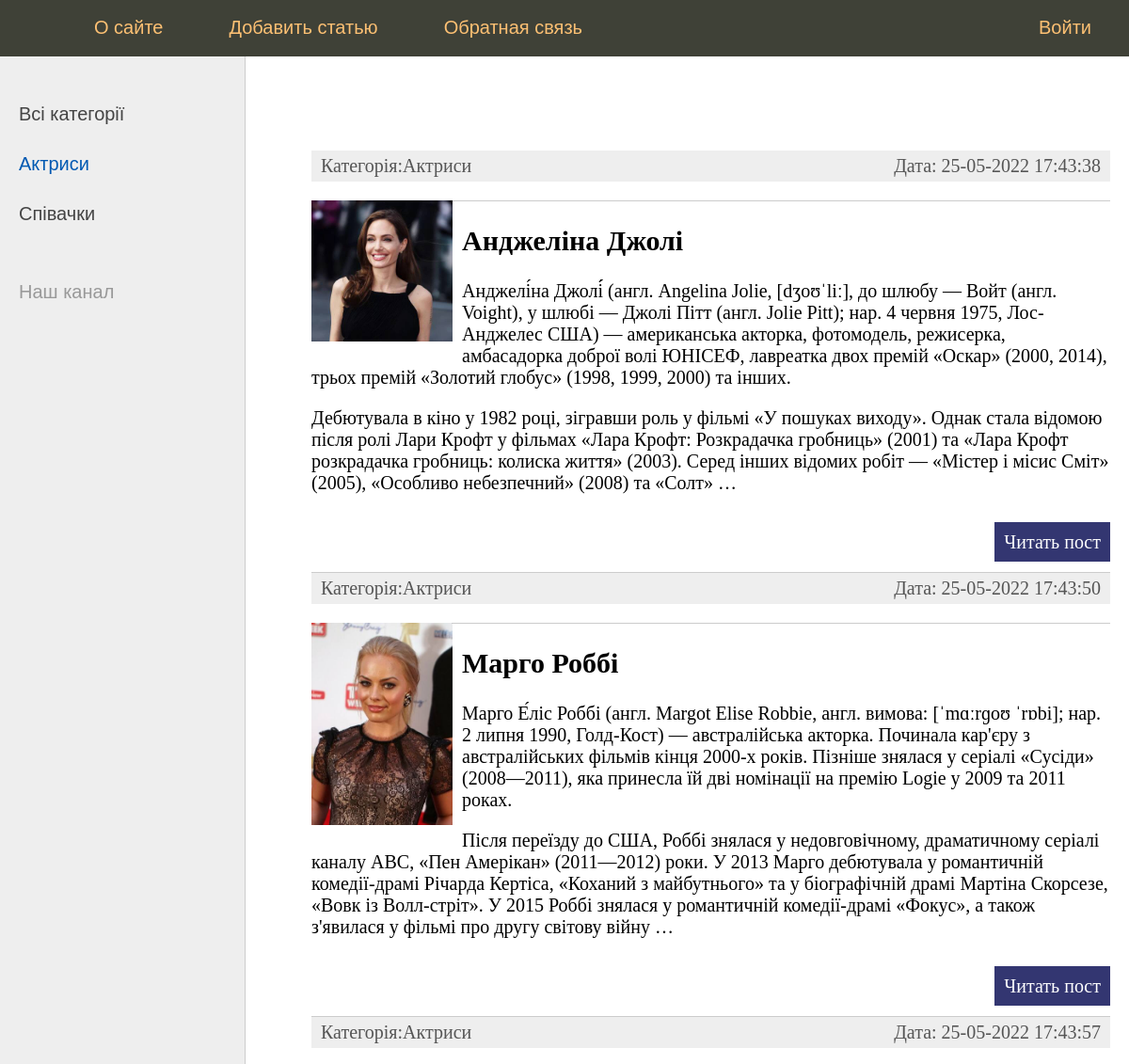
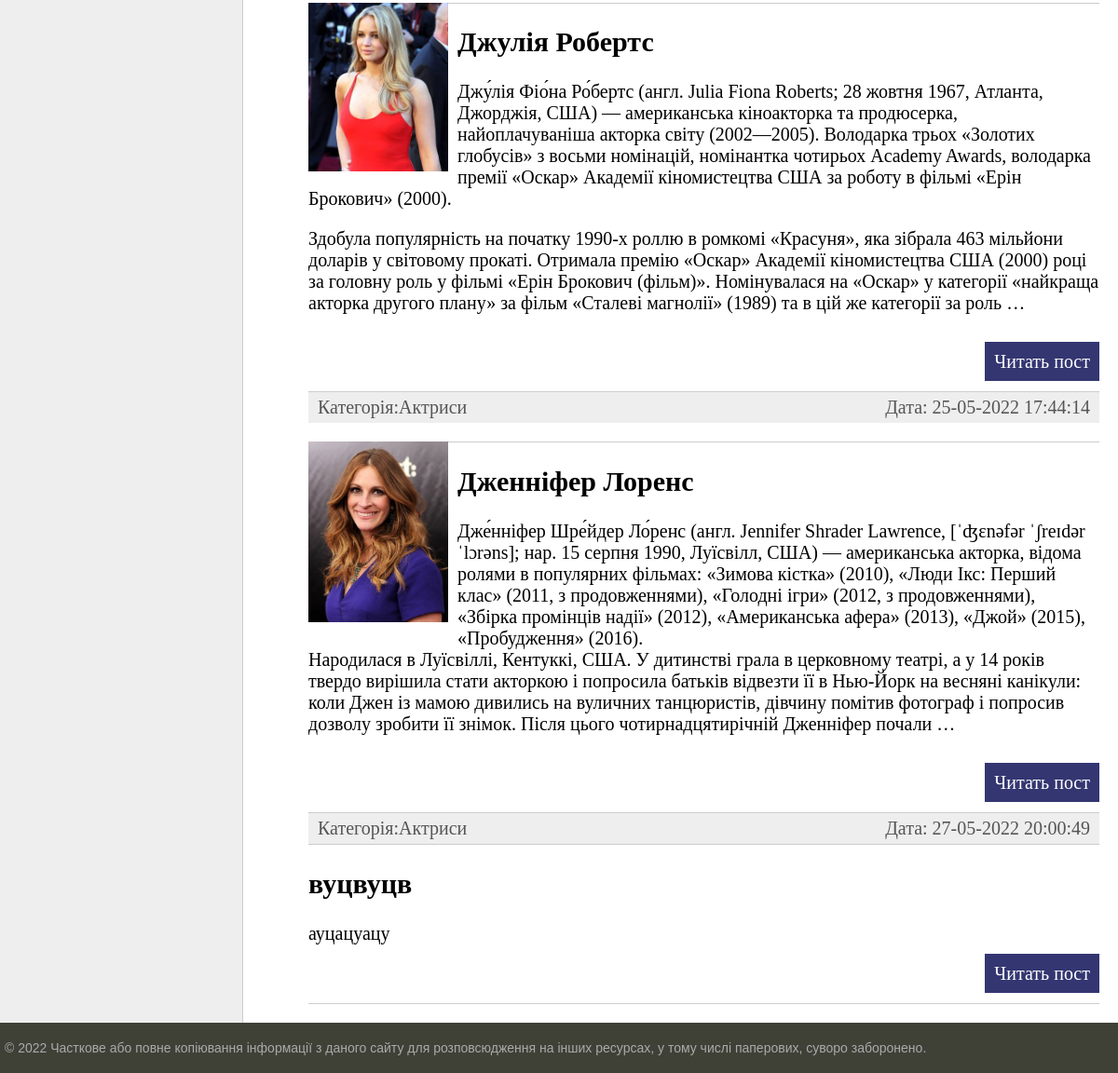
Page /category/1/ on the committed database (2 pictures, top to bottom).
### women/models.py (models this page shows, shortened)
class Category(models.Model):
     name = models.CharField(max_length=100, db_index=True, verbose_name = 'Категорія')
     def __str__(self):
         return self.name
     def get_absolute_url(self):
         return reverse('category', kwargs={'cat_id': self.pk})
     class Meta:
        verbose_name = 'Категорія'
        verbose_name_plural = 'Категорії'
        ordering = ['id']

class Women(models.Model):
    title = models.CharField(max_length=100, verbose_name='Заговолок')
    slug = models.SlugField(max_length=255, unique=True, db_index=True, verbose_name="URL")
    content = models.TextField(blank=True, verbose_name='Зміст')
    photo = models.ImageField(upload_to='photos/%Y/%m/%d/')
    time_create = models.DateTimeField(auto_now_add=True)
    time_update = models.DateTimeField(auto_now=True)
    is_published = models.BooleanField(default=True, verbose_name='Опубліковано')
    cat = models.ForeignKey('Category', on_delete=models.PROTECT, null=True, verbose_name='Категорія')
    def get_absolute_url(self):
        return reverse('post', kwargs={'post_id': self.pk})
    class Meta:
        verbose_name = 'Відомі жінки'
        verbose_name_plural = 'Відомі жінки'
        ordering = ['time_create', 'title']

### women/views.py (the view)
# urls.py: path('category/<int:cat_id>/', show_category, name='category')
def show_category(request, cat_id):
    posts = Women.objects.filter(cat_id=cat_id)
    if len(posts) == 0:
        raise Http404()
    contexst = {
        'posts': posts,
        'title': 'Головна сторінка',
        'cat_selected': cat_id
    }
    return render(request, 'women/index.html', contexst)

### women/templatetags/women_tags.py (called while the page is built)
@register.inclusion_tag('women/list_categories.html')
def show_categories(sort=None, cat_selected=0):
    if not sort:
        cats = Category.objects.all()
    else:
        cats = Category.objects.order_by(sort)
    return {'cats': cats, 'cat_selected': cat_selected}

@register.inclusion_tag('women/main_menu.html')
def main_menu():
    return {'menu': menu}

### women/templates/women/index.html (shortened to what this page needs)
{% extends 'women/base.html' %}
{% block content %}
<ul class="list-articles">
	{% for p in posts %}
    <li><div class="article-panel">
        <p class="first">Категорія:{{ p.cat }}</p>
        <p class="last">Дата: {{ p.time_update|date:"d-m-Y H:i:s" }}</p>
    </div>
    {% if p.photo %}
        <p><img class="img-article-left thumb" src="{{ p.photo.url }}"></p>
    {% endif %}
			<li><h2>{{p.title}}</h2>
	{% autoescape on %}
	{{ p.content|linebreaks|truncatewords:100 }}
	{% endautoescape %}
			<p class="link-read-post"><a href="{{ p.get_absolute_url }}">Читать пост</a></p>
			</li>
	{% endfor %}
</ul>
{% endblock %}

### women/templates/women/list_categories.html
{% for c in cats %}
    {% if c.pk == cat_selected %}
    <li class="selected">{{ c.name }}</li>
    {% else %}
       <li class="last"><a href="{{c.get_absolute_url}}">{{c.name}}</a></li>
    {% endif %}
        {% endfor %}

### women/static/women/css/styles.css (style rules this page uses)
html, body { font-family: 'Arial'; margin: 0; padding: 0; height: 100%; width: 100%; color: #444; }
a { color: #0059b2; text-decoration: none; }
img { max-width: 600px; height: auto; }
img.img-article-left { max-width: 300px; height: auto; float: left; padding: 0 10px 10px 0; }
img.img-article-left.thumb { max-width: 150px; height: auto; }
p.link-read-post { text-align: right; }
p.link-read-post a { padding: 10px; min-width: 100px; background: #333671; color: #fff; text-decoration: none; }
div.article-panel { background: #eee; padding: 5px 10px 5px 10px; box-sizing: border-box; overflow: hidden; color: #555; }
div.article-panel p.first { margin: 0; float: left; }
div.article-panel p.last { margin: 0; float: right; }
ul.list-articles { list-style: none; margin: 0; padding: 0; }
ul.list-articles li { border-bottom: 1px solid #ccc; }
.left-chapters ul li { margin: 30px 0 0 0; color: #999; }
.left-chapters ul li.selected { color: #0059b2; }
.left-chapters ul li a { color: #444; text-decoration: none; }

### rows in the picture
Category: name "Актриси"
Category: name "Співачки"
Women: cat "Актриси", time_update "25-05-2022 17:43:38", photo (picture), title "Анджеліна Джолі", content "Анджелі́на Джолі́́ (англ. Angelina Jolie, [dʒoʊˈliː], до шлюбу — Войт (англ. Voight), у шлюбі — Джолі Пітт (англ. Jolie Pitt); нар. 4 червня 1975, Лос-Анджелес США) — американська акторка, фотомодель, режисерка, амбасадорка доброї волі ЮНІСЕФ, лавреатка двох премій «Оскар» (2000, 2014), трьох премій «Золотий глобус» (1998, 1999, 2000) та інших. Дебютувала в кіно у 1982 році, зігравши роль у фільмі «У пошуках виходу». Однак стала відомою після ролі Лари Крофт у фільмах «Лара Крофт: Розкрадачка гробниць» (2001) та «Лара Крофт розкрадачка гробниць: колиска життя» (2003). Серед інших відомих робіт — «Містер і місис Сміт» (2005), «Особливо небезпечний» (2008) та «Солт» …"
Women: cat "Актриси", time_update "25-05-2022 17:43:50", photo (picture), title "Марго Роббі", content "Марго Е́ліс Роббі (англ. Margot Elise Robbie, англ. вимова: [ˈmɑːrɡoʊ ˈrɒbi]; нар. 2 липня 1990, Голд-Кост) — австралійська акторка. Починала кар'єру з австралійських фільмів кінця 2000-х років. Пізніше знялася у серіалі «Сусіди» (2008—2011), яка принесла їй дві номінації на премію Logie у 2009 та 2011 роках. Після переїзду до США, Роббі знялася у недовговічному, драматичному серіалі каналу ABC, «Пен Амерікан» (2011—2012) роки. У 2013 Марго дебютувала у романтичній комедії-драмі Річарда Кертіса, «Коханий з майбутнього» та у біографічній драмі Мартіна Скорсезе, «Вовк із Волл-стріт». У 2015 Роббі знялася у романтичній комедії-драмі «Фокус», а також з'явилася у фільмі про другу світову війну …"
Women: cat "Актриси", time_update "25-05-2022 17:43:57", photo (picture), title "Джулія Робертс", content "Джу́лія Фіо́на Ро́бертс (англ. Julia Fiona Roberts; 28 жовтня 1967, Атланта, Джорджія, США) — американська кіноакторка та продюсерка, найоплачуваніша акторка світу (2002—2005). Володарка трьох «Золотих глобусів» з восьми номінацій, номінантка чотирьох Academy Awards, володарка премії «Оскар» Академії кіномистецтва США за роботу в фільмі «Ерін Брокович» (2000). Здобула популярність на початку 1990-х роллю в ромкомі «Красуня», яка зібрала 463 мільйони доларів у світовому прокаті. Отримала премію «Оскар» Академії кіномистецтва США (2000) році за головну роль у фільмі «Ерін Брокович (фільм)». Номінувалася на «Оскар» у категорії «найкраща акторка другого плану» за фільм «Сталеві магнолії» (1989)…"
Women: cat "Актриси", time_update "25-05-2022 17:44:14", photo (picture), title "Дженніфер Лоренс", content "Дже́нніфер Шре́йдер Ло́ренс (англ. Jennifer Shrader Lawrence, [ˈʤɛnəfər ˈʃreɪdər ˈlɔrəns]; нар. 15 серпня 1990, Луїсвілл, США) — американська акторка, відома ролями в популярних фільмах: «Зимова кістка» (2010), «Люди Ікс: Перший клас» (2011, з продовженнями), «Голодні ігри» (2012, з продовженнями), «Збірка промінців надії» (2012), «Американська афера» (2013), «Джой» (2015), «Пробудження» (2016). Народилася в Луїсвіллі, Кентуккі, США. У дитинстві грала в церковному театрі, а у 14 років твердо вирішила стати акторкою і попросила батьків відвезти її в Нью-Йорк на весняні канікули: коли Джен із мамою дивились на вуличних танцюристів, дівчину помітив фотограф і попросив дозволу зробити її…"
Women: cat "Актриси", time_update "27-05-2022 20:00:49", title "вуцвуцв", content "ауцацуацу"

### other values in the picture
{{ m.title }} "О сайте" "Добавить статью" "Обратная связь"
{{ m.title }} "Войти"
